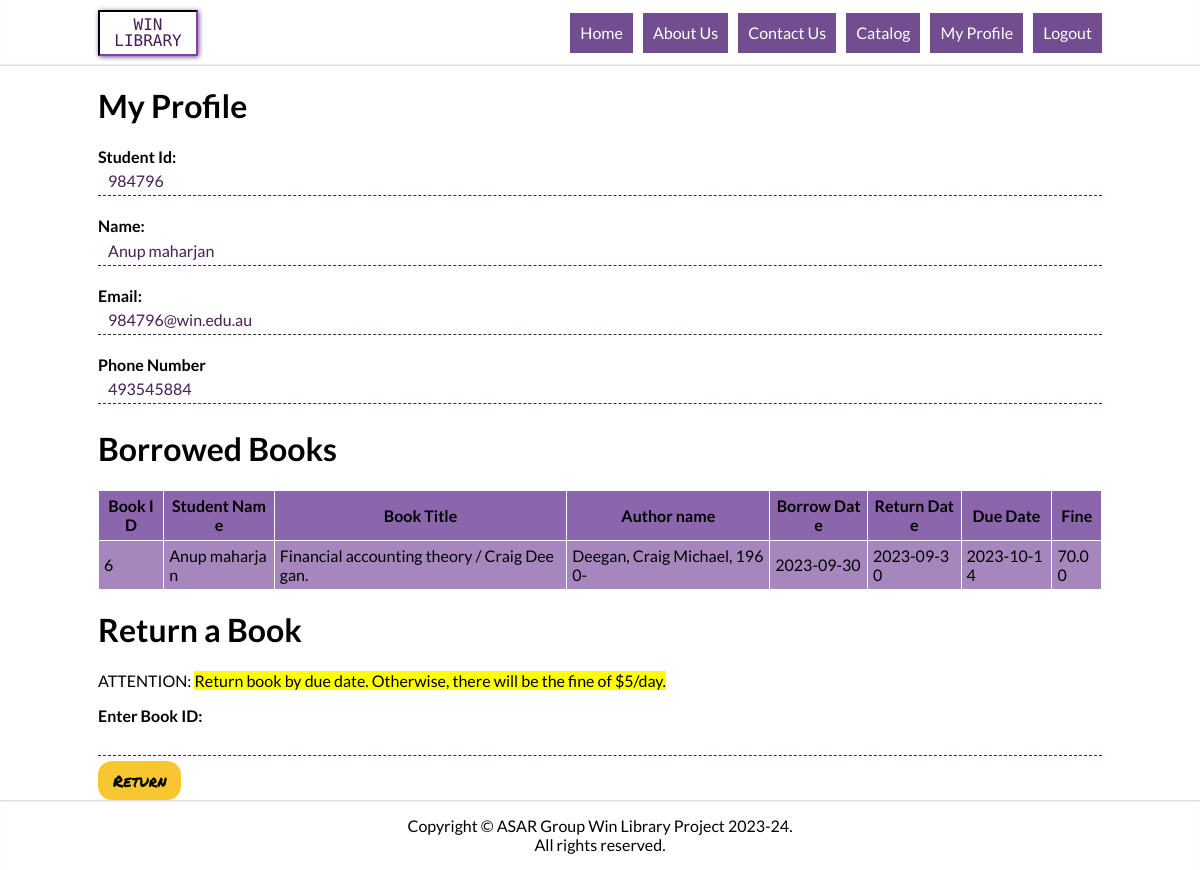
The app's page /profile.inc.php (signed in), older data.
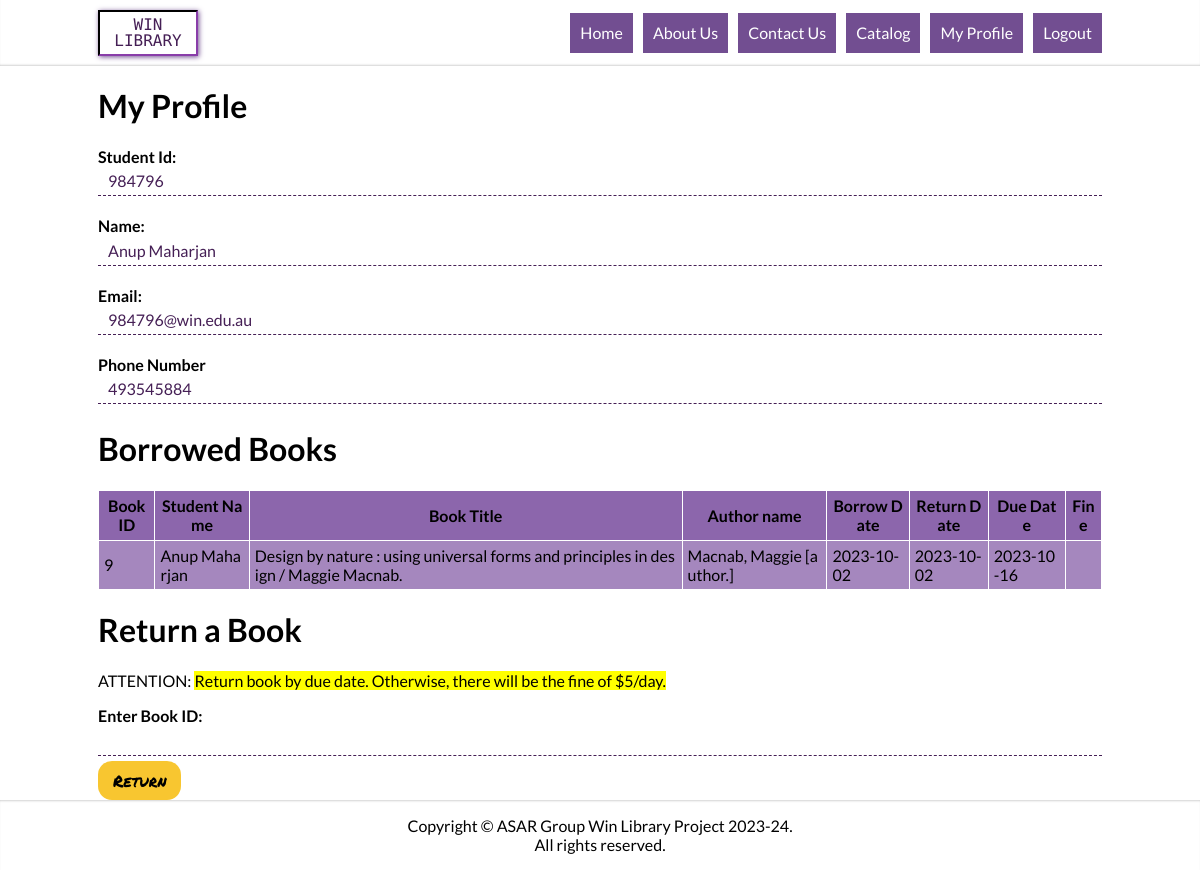
The same page, newer data.
### tables this page shows
CREATE TABLE IF NOT EXISTS `tblmembership` (
  `studentID` int NOT NULL,
  `studentName` varchar(60) NOT NULL,
  `email` varchar(80) NOT NULL,
  `password` varchar(128) NOT NULL,
  `phoneNumber` bigint NOT NULL,
  `photo` varchar(100) DEFAULT NULL,
  PRIMARY KEY (`studentID`),
  UNIQUE KEY `studentID` (`studentID`)
);

CREATE TABLE IF NOT EXISTS `tblborrowbooks` (
  `borrowID` int NOT NULL AUTO_INCREMENT,
  `studentID` int NOT NULL,
  `bookID` int NOT NULL,
  `borrowDate` date NOT NULL,
  `returnDate` date DEFAULT NULL,
  `dueDate` date DEFAULT NULL,
  `Fine` decimal(5,2) DEFAULT NULL,
  PRIMARY KEY (`borrowID`),
  KEY `studentID` (`studentID`),
  KEY `bookID` (`bookID`)
);

CREATE TABLE IF NOT EXISTS `library` (
  `bookID` int NOT NULL AUTO_INCREMENT,
  `Title` varchar(100) NOT NULL,
  `Author name` varchar(100) NOT NULL,
  `Publication` varchar(100) NOT NULL,
  `Edition` varchar(100) NOT NULL,
  `ISBN` varchar(13) NOT NULL,
  `stock` int DEFAULT NULL,
  `availability` varchar(3) DEFAULT NULL,
  PRIMARY KEY (`bookID`)
);

### include/fn/validation.php (called while the page is built, shortened)
<?php
    function showProfile($conn, $sid) {
        $tblName = "tblMembership";
        $sql = "SELECT * from $tblName where studentID = ?;";
        $stmt = mysqli_stmt_init($conn);
        if(!mysqli_stmt_prepare($stmt, $sql)) {
            header("location: member-login.php");
            exit();
        }
        mysqli_stmt_bind_param($stmt, "i", $sid);
        mysqli_stmt_execute($stmt);
        $resultData = mysqli_stmt_get_result($stmt);
        return $resultData;
    }
         function displayBorrowedBook($conn, $studentID) {
            $selectQuery = "SELECT l.*, b.*,m.*
                FROM tblborrowbooks AS b
                JOIN library AS l ON b.bookID = l.bookID
                JOIN tblmembership AS m ON b.studentID = m.studentID where b.studentID = ".$studentID;
                $result = mysqli_query($conn, $selectQuery);
                return $result;
         }

### profile.inc.php (the view, shortened to what this page needs)
<!DOCTYPE html>
<html>
<head>
	<?php require_once 'include/head-block.php' ?>
</head>
<body>
	<div class="main-content">
		<div class="inner-main">
			<?php require_once 'include/header.php' ?>
			<div class="holder">
				<div class="text-wrap">
					<h1><span class="project-title">My Profile</span></h1>
				</div>
				<?php
					require "include/db/config.php";
					require "include/fn/validation.php";
					if (isset($_SESSION["id"])) {
						$sid = $_SESSION["id"];
						echo "<form class='update-form' action='update-membership.php'>";
							$resultData = showProfile($conn, $sid);
							while ($row = mysqli_fetch_assoc($resultData)) {
								echo '
								<div class="input-row">
									<div class="label-wrap">
										<label for="id">Student Id:</label>
									</div>
									<input type="number" id="id" name="id" readonly value="'.$row["studentID"].'">
								</div>
								<div class="input-row">
									<div class="label-wrap">
										<label for="name">Name:</label>
									</div>
									<input type="text" id="name" name="name" readonly value="'.$row["studentName"].'">
								</div>
								<div class="input-row">
									<div class="label-wrap">
										<label for="email">Email:</label>
									</div>
									<input type="email" id="email" name="email" readonly value="'.$row["email"].'">
								</div>
								<div class="input-row">
									<div class="label-wrap">
										<label for="phone">Phone Number</label>
									</div>
									<input type="number" id="phone" name="phone" readonly value="'.$row["phoneNumber"].'">
								</div>
								';
							}
						echo "</form>";
					}
						$studentID = $_SESSION["id"];
						$resultData = displayBorrowedBook($conn, $studentID);
						if (mysqli_num_rows($resultData) > 0) {
							echo "<h1>Borrowed Books</h1>";
							echo "<table border='1'>";
							echo "<tr><th>Book ID</th><th>Student Name</th><th>Book Title</th><th>Author name</th><th>Borrow Date</th><th>Return Date</th><th>Due Date</th><th>Fine</th></tr>";
							while ($row = mysqli_fetch_assoc($resultData)) {
								echo "<tr>";
								echo "<td>" . $row['bookID'] . "</td>";
								echo "<td>" . $row['studentName'] . "</td>";
								echo "<td>" . $row['Title'] . "</td>";
								echo "<td>" . $row['Author name'] . "</td>";
								echo "<td>" . $row['borrowDate'] . "</td>";
								echo "<td>" . $row['returnDate'] . "</td>";
								echo "<td>" . $row['dueDate'] . "</td>";
								echo "<td>" . $row['Fine'] . "</td>";
								echo "</tr>";
							}
							echo "</table>";
							echo "
								<h1>Return a Book</h1>
								<p>ATTENTION: <mark>Return book by due date. Otherwise, there will be the fine of $5/day.</mark></p>
								<form action='include/db/return.inc.php' method='POST'>
									<label for='bookID'>Enter Book ID:</label>
									<input type='text' name='bookID' required>
									<input type='submit' name='btnReturn' value='Return'>
								</form>
							";
						} else {
							echo "<h2>No books are currently borrowed.</h2>";
						}
                ?>
		  	</div>
		</div>
	  <?php require_once 'include/footer.php' ?>
	</div>
</body>
</html>

### include/head-block.php (shortened to what this page needs)
<link rel="stylesheet" href="//cdn.jsdelivr.net/npm/slick-carousel@1.8.1/slick/slick.css">
<link rel="stylesheet" href="css/all.css">

### include/header.php (shortened to what this page needs)
<header id="header">
    <div class="holder d-flex">
        <div class="logo">
            <a href="index.php">WIN <br>Library</a>
        </div>
        <nav class="main-nav" id="main-nav">
            <ul class="primary-nav hidden" id="primary-nav">
                <li <?php echo isActive("index.php"); ?>><a href="index.php">Home</a></li>
                <li <?php echo isActive("aboutUs.php"); ?>><a href="aboutUs.php">About Us</a></li>
                <li <?php echo isActive("contactUs.php"); ?>><a href="contactUs.php">Contact Us</a></li>
                <?php
                    if (isset($_SESSION["id"])) {
                        echo '
                        <li isActive("catalog.php");>
                            <a href="catalog.php">Catalog</a>
                            <ul class="secondary-nav">
                                <li isActive("newArrivals.php");><a href="under-construction.php">New arrivals</a></li>
                                <li isActive("digitalResources.php");><a href="under-construction.php">Digital resources</a></li>
                            </ul>
                        </li>
                        <li isActive("profile.php");><a href="profile.inc.php">My Profile</a></li>
                        <li><a href="include/db/logout.inc.php">Logout</a></li>
                        ';
                    }
                    else {
                        echo '<li isActive("membership.php");><a href="membership.php">membership</a></li>';
                        echo '<li isActive("member-login.php");><a href="member-login.php">Log in</a></li>';
                    }
                ?>
            </ul>
        </nav>
  </div>
</header>
<?php
function isActive($pageName) {
    $currentURL = $_SERVER['PHP_SELF'];
    return '';
}
?>

### include/footer.php
<footer id="footer">
    <div class="holder align-center">
        <p>Copyright &copy; ASAR Group Win Library Project 2023-24. <br>All rights reserved.</p>
    </div>
</footer>

### css/all.css (style rules this page uses)
* { -webkit-box-sizing: border-box; box-sizing: border-box; }
html, body { height: 100%; }
body { margin: 0; min-width: 320px; min-height: 100vh; background: #fff; color: #000; font: 400 16px/1.2 "Lato", Arial, Helvetica, sans-serif; }
a { text-decoration: none; -webkit-transition: all 400ms ease-in-out; transition: all 400ms ease-in-out; color: #451f55; }
input[type=text], input[type=email], input[type=password], input[type=number] { border: none; border-bottom: 1px dashed #451f55; padding: 10px; font: 400 16px/20px "Lato", Arial, Helvetica, sans-serif; height: 30px; background: none; width: 100%; color: #451f55; outline: none; -webkit-transition: border 400ms ease-in-out; transition: border 400ms ease-in-out; margin-bottom: 5px; }
input[type=button], button[type=button], input[type=submit], input[type=reset] { background: #f8c630; padding: 10px 15px; border-radius: 14px; font: 16px/1.2 "Permanent Marker", cursive; border: none; cursor: pointer; -webkit-transition: background 400ms ease-in-out; transition: background 400ms ease-in-out; }
table { border: 1px inset #fff; margin: 20px 0; border-collapse: collapse; width: 100%; table-layout: auto; word-break: break-all; }
table th, table td { padding: 5px; }
table tbody tr:nth-child(odd) { background: #8c66ac; }
table tbody tr:nth-child(even) { background: #a587be; }
.holder { max-width: 1024px; margin: 0 auto; padding: 0 10px; }
.d-flex { display: -webkit-box; display: -ms-flexbox; display: flex; -webkit-box-pack: justify; -ms-flex-pack: justify; justify-content: space-between; }
.align-center { text-align: center; }
form .input-row { margin-bottom: 15px; }
form label { font-weight: 700; }
.main-content { -webkit-transition: opacity 0.5s, -webkit-transform 0.5s; transition: opacity 0.5s, -webkit-transform 0.5s; transition: opacity 0.5s, transform 0.5s; transition: opacity 0.5s, transform 0.5s, -webkit-transform 0.5s; overflow: hidden; width: 100%; height: 100%; display: table; margin: 0 auto; }
#header { position: sticky; top: 0; left: 0; right: 0; background: #fff; -webkit-box-shadow: inset 0px -2px 4px -4px #000; box-shadow: inset 0px -2px 4px -4px #000; padding: 10px 0; z-index: 100; }
.logo { font: 16px/1 "Monoton", cursive; text-transform: uppercase; border: 2px inset #451f55; width: 100px; height: 46px; padding: 5px; -webkit-box-shadow: 1px 1px 5px #724e91; box-shadow: 1px 1px 5px #724e91; text-align: center; }
.main-nav { display: -webkit-box; display: -ms-flexbox; display: flex; -webkit-box-pack: justify; -ms-flex-pack: justify; justify-content: space-between; -webkit-box-align: center; -ms-flex-align: center; align-items: center; }
@media screen and (min-width: 1024px) { .main-nav { -webkit-box-flex: 1; -ms-flex: 1; flex: 1; -webkit-box-pack: end; -ms-flex-pack: end; justify-content: flex-end; } }
.primary-nav { margin: 0; list-style: none; position: absolute; top: 50px; left: 10px; background: #724e91; right: 10px; padding: 10px; -webkit-box-shadow: 0px 4px 8px rgba(0, 0, 0, 0.1); box-shadow: 0px 4px 8px rgba(0, 0, 0, 0.1); -webkit-transform: translateX(9999px); transform: translateX(9999px); -webkit-transition: -webkit-transform 400ms ease-in-out; transition: -webkit-transform 400ms ease-in-out; transition: transform 400ms ease-in-out; transition: transform 400ms ease-in-out, -webkit-transform 400ms ease-in-out; }
@media screen and (min-width: 1024px) { .primary-nav { position: static; -webkit-transform: translateX(0); transform: translateX(0); display: -webkit-box; display: -ms-flexbox; display: flex; margin: 0 -5px; background: none; -webkit-box-shadow: none; box-shadow: none; padding: 0; } }
.primary-nav > li { border-bottom: 1px solid #fff; text-transform: capitalize; position: relative; }
@media screen and (min-width: 1024px) { .primary-nav > li { border: none; margin: 0 5px; } }
.primary-nav > li > a { color: #fff; display: block; padding: 10px; background: #724e91; }
#footer { width: 100%; display: table-footer-group; height: 1%; -webkit-box-shadow: inset 0px 2px 4px -4px #000; box-shadow: inset 0px 2px 4px -4px #000; }

Row changes from the older to the newer data that the page shows:
removed tblborrowbooks: bookID "6", studentID.studentName "Anup maharjan", bookID.Title "Financial accounting theory / Craig Deegan.", bookID "Deegan, Craig Michael, 1960-", borrowDate "2023-09-30", returnDate "2023-09-30", dueDate "2023-10-14", Fine "70.00"
changed tblmembership "984796@win.edu.au": name "Anup maharjan" → "Anup Maharjan"
added tblborrowbooks: bookID "9", studentID.studentName "Anup Maharjan", bookID.Title "Design by nature : using universal forms and principles in design / Maggie Macnab.", bookID "Macnab, Maggie [author.]", borrowDate "2023-10-02", returnDate "2023-10-02", dueDate "2023-10-16"
